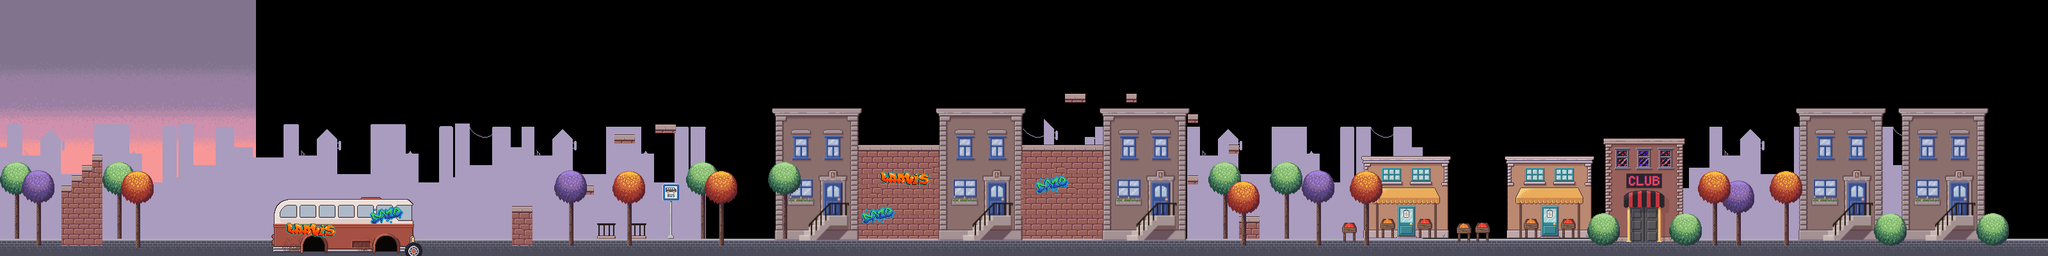

Below is a game level as drawn by its tile map, then a one-line description and the .tmx that defines it (tile-layer data replaced by summaries):
An orthogonal 200x25 tile map with 16x16 px tiles, 10 tile layers (furthestBackground, wallLayerNoCol, collisionFloor, floorLayerNoCol, ...), 2 tilesets, 1 image layer and 14 objects (6x Reader, 2x Collectable, 2x ObstacleEnemy, Player, StillEnemy, ...).

<map version="1.8" tiledversion="1.8.1" orientation="orthogonal" renderorder="right-down" width="200" height="25" tilewidth="16" tileheight="16" infinite="0" nextlayerid="21" nextobjectid="51">
 <tileset firstgid="1" name="Environment1" tilewidth="16" tileheight="16" tilecount="868" columns="28">
  <grid orientation="orthogonal" width="50" height="50" />
  <image source="tilesets/Environment1.png" width="457" height="500" />
 </tileset>
 <tileset firstgid="869" name="environment2" tilewidth="16" tileheight="16" tilecount="2109" columns="57">
  <image source="tilesets/environment2.png" width="921" height="600" />
 </tileset>
 <imagelayer id="9" name="sky">
  <image source="levelBackgrounds/backgroundLvl1.png" width="400" height="400" />
 </imagelayer>
 <layer id="7" name="furthestBackground" width="200" height="25" offsetx="-65.0339" offsety="-10.0052">
  <data>[5000 cells, 1562 non-empty, 394 distinct tile ids]</data>
 </layer>
 <layer id="17" name="wallLayerNoCol" width="200" height="25">
  <data>[5000 cells, 195 non-empty, 8 distinct tile ids]</data>
 </layer>
 <layer id="1" name="collisionFloor" width="200" height="25">
  <data>[5000 cells, 95 non-empty, 1 distinct tile ids]</data>
 </layer>
 <layer id="14" name="floorLayerNoCol" width="200" height="25">
  <data>[5000 cells, 292 non-empty, 2 distinct tile ids]</data>
 </layer>
 <layer id="11" name="collisionWall" width="200" height="25">
  <data>[5000 cells, 25 non-empty, 3 distinct tile ids]</data>
 </layer>
 <layer id="18" name="buildingLayer" width="200" height="25">
  <data>[5000 cells, 1020 non-empty, 350 distinct tile ids]</data>
 </layer>
 <layer id="19" name="treesLayer" width="200" height="25">
  <data>[5000 cells, 411 non-empty, 91 distinct tile ids]</data>
 </layer>
 <layer id="20" name="graffiti" width="200" height="25">
  <data>[5000 cells, 31 non-empty, 23 distinct tile ids]</data>
 </layer>
 <layer id="6" name="frontground" width="200" height="25" offsetx="0.391667" offsety="0.00173667">
  <data>[5000 cells, 525 non-empty, 221 distinct tile ids]</data>
 </layer>
 <layer id="13" name="frontgroundDetails" width="200" height="25">
  <data>[5000 cells, 35 non-empty, 35 distinct tile ids]</data>
 </layer>
 <objectgroup id="2" name="Objects Layer">
  <object id="2" name="Player" type="Player" x="245" y="342" width="20" height="26" />
  <object id="36" name="HowToMove" type="Reader" x="262" y="352" width="20" height="20">
   <properties>
    <property name="text" value="Welcome to Void Invaders!" />
    <property name="text2" value="Use left &amp; right arrows to move" />
   </properties>
  </object>
  <object id="37" name="AboutHUD" type="Reader" x="340" y="352" width="20" height="20">
   <properties>
    <property name="text" value="Above you can see your player's" />
    <property name="text2" value="level, health, and bullet count" />
   </properties>
  </object>
  <object id="38" name="HowToJump" type="Reader" x="712.5" y="352" width="20" height="20">
   <properties>
    <property name="text" value="There is an obstacle in front. To" />
    <property name="text2" value="jump use your up arrow." />
   </properties>
  </object>
  <object id="39" name="HowToJump" type="Reader" x="965.5" y="189" width="20" height="20">
   <properties>
    <property name="text" value="Collectables provide bullets." />
    <property name="text2" value="You grab them by hovering over." />
   </properties>
  </object>
  <object id="40" name="collectable" type="Collectable" x="1025" y="172.5" width="30" height="30">
   <properties>
    <property name="amountBullets" type="int" value="20" />
   </properties>
  </object>
  <object id="41" name="HowToShoot" type="Reader" x="1175.5" y="352" width="20" height="20">
   <properties>
    <property name="text" value="You shoot with A-S-D. Not all" />
    <property name="text2" value="abilities are unlocked yet.. Lvl up" />
   </properties>
  </object>
  <object id="42" name="shooter" type="StillEnemy" x="1423" y="352" width="20" height="20" />
  <object id="43" name="HowToShoot" type="Reader" x="1666" y="352" width="20" height="20">
   <properties>
    <property name="text" value="Now you know everything you" />
    <property name="text2" value="need to survive. Good luck!" />
   </properties>
  </object>
  <object id="44" name="Gate" type="Gate" x="3002.5" y="332" width="20" height="40">
   <properties>
    <property name="target" value="tiledMaps/level2.tmx" />
   </properties>
  </object>
  <object id="45" name="Saw" type="ObstacleEnemy" x="2477.5" y="287" width="40" height="40" />
  <object id="46" name="collectable" type="Collectable" x="1664.5" y="123" width="30" height="30" />
  <object id="49" name="Saw" type="ObstacleEnemy" x="2881.5" y="291" width="40" height="40">
   <properties>
    <property name="speedY" type="float" value="4" />
   </properties>
  </object>
 </objectgroup>
 <objectgroup id="16" name="Button Layer">
  <object id="24" name="MainMenu" type="Button" x="330" y="6" width="20" height="20">
   <properties>
    <property name="target" value="tiledMaps/mainMenu.tmx" />
   </properties>
  </object>
 </objectgroup>
</map>
